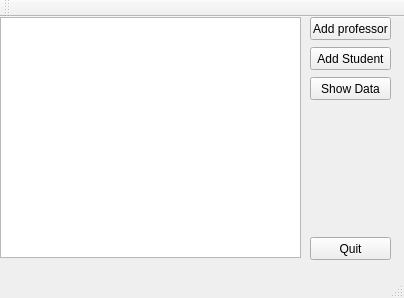
<?xml version="1.0" encoding="UTF-8"?>
<ui version="4.0">
 <class>FacultyWindow</class>
 <widget class="QMainWindow" name="FacultyWindow">
  <property name="geometry">
   <rect>
    <x>0</x>
    <y>0</y>
    <width>404</width>
    <height>298</height>
   </rect>
  </property>
  <property name="windowTitle">
   <string>FacultyWindow</string>
  </property>
  <widget class="QWidget" name="centralWidget">
   <widget class="QPushButton" name="pushButtonProfessor">
    <property name="geometry">
     <rect>
      <x>310</x>
      <y>0</y>
      <width>81</width>
      <height>23</height>
     </rect>
    </property>
    <property name="text">
     <string>Add professor</string>
    </property>
   </widget>
   <widget class="QPushButton" name="pushButtonStudent">
    <property name="geometry">
     <rect>
      <x>310</x>
      <y>30</y>
      <width>81</width>
      <height>23</height>
     </rect>
    </property>
    <property name="text">
     <string>Add Student</string>
    </property>
   </widget>
   <widget class="QPushButton" name="pushButtonQuit">
    <property name="geometry">
     <rect>
      <x>310</x>
      <y>220</y>
      <width>81</width>
      <height>23</height>
     </rect>
    </property>
    <property name="toolTip">
     <string>&lt;html&gt;&lt;head/&gt;&lt;body&gt;&lt;p&gt;close program&lt;/p&gt;&lt;/body&gt;&lt;/html&gt;</string>
    </property>
    <property name="whatsThis">
     <string>&lt;html&gt;&lt;head/&gt;&lt;body&gt;&lt;p&gt;&lt;br/&gt;&lt;/p&gt;&lt;/body&gt;&lt;/html&gt;</string>
    </property>
    <property name="text">
     <string>Quit</string>
    </property>
   </widget>
   <widget class="QListWidget" name="listWidget">
    <property name="geometry">
     <rect>
      <x>0</x>
      <y>0</y>
      <width>301</width>
      <height>241</height>
     </rect>
    </property>
    <property name="mouseTracking">
     <bool>false</bool>
    </property>
    <property name="verticalScrollBarPolicy">
     <enum>Qt::ScrollBarAsNeeded</enum>
    </property>
   </widget>
   <widget class="QPushButton" name="pushButton">
    <property name="geometry">
     <rect>
      <x>310</x>
      <y>60</y>
      <width>81</width>
      <height>23</height>
     </rect>
    </property>
    <property name="text">
     <string>Show Data</string>
    </property>
   </widget>
  </widget>
  <widget class="QMenuBar" name="menuBar">
   <property name="geometry">
    <rect>
     <x>0</x>
     <y>0</y>
     <width>404</width>
     <height>21</height>
    </rect>
   </property>
  </widget>
  <widget class="QToolBar" name="mainToolBar">
   <attribute name="toolBarArea">
    <enum>TopToolBarArea</enum>
   </attribute>
   <attribute name="toolBarBreak">
    <bool>false</bool>
   </attribute>
  </widget>
  <widget class="QStatusBar" name="statusBar"/>
 </widget>
 <layoutdefault spacing="6" margin="11"/>
 <resources/>
 <connections/>
</ui>
